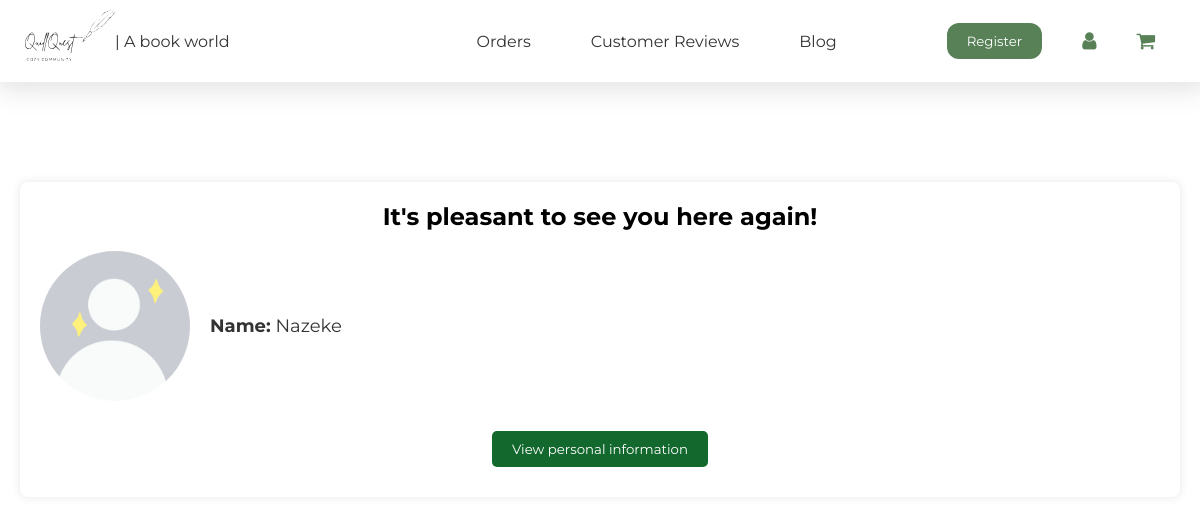
Page /user2.php (signed in) on the committed database.
### tables this page shows
CREATE TABLE `registration` (
  `customer_id` int(11) NOT NULL,
  `customer_fullname` varchar(255) DEFAULT NULL,
  `customer_image` varchar(255) NOT NULL,
  `password` varchar(255) DEFAULT NULL,
  `phone_number` varchar(255) DEFAULT NULL,
  `address` varchar(255) DEFAULT NULL,
  `country` varchar(255) DEFAULT NULL
);

### user2.php (the view, shortened to what this page needs)
<?php
$conn = new mysqli("localhost", "root", "", "book_web");
$customer_id = $_SESSION['customer_id'];
?>
<!DOCTYPE html>
<html lang="en">
<head>
<link rel="stylesheet" href="https://cdnjs.cloudflare.com/ajax/libs/font-awesome/4.7.0/css/font-awesome.min.css">
<link rel="stylesheet" href="userinfor.css">
</head>
<header>
    <nav>
        <div class="navbar">
        <a href="index.php"><img class="logo" src="pics/logogo.svg" alt="Logo"></a>
        <ul><li><a class="love">| A book world</a></li></ul>
</div>
        <ul class="nav-links">
            <li><a class="line" href="order_p.php">Orders</a></li>
            <li><a class="line" href="creview.php">Customer Reviews</a></li>
            <li><a class="line" href="blog.php">Blog</a></li>
            <a href="operation2.php"><button class="reg">Register</button></a>
           <a href="user2.php"><i class="fa fa-user"></i></a>
           <a href="order_p.php"><i class="fa fa-shopping-cart"></i></a>
        </ul>
    </nav>
</header>
<body>
    <div class="container">
        <div class="profile">
            <?php
            $select = mysqli_query($conn, "SELECT customer_fullname, address, phone_number, customer_image,password FROM registration WHERE customer_id='$customer_id'");
            if (mysqli_num_rows($select) > 0) {
                $fetch = mysqli_fetch_assoc($select);
            }
            ?>
                <h1>It's pleasant to see you here again! </h1>
            <div class="profile-info">
            <img class="profile-image" src="<?php echo $fetch['customer_image']; ?>" alt="Customer Image">
                <div class="text-info">
                    <p><strong>Name:</strong> <?php echo $fetch['customer_fullname']; ?></p>
                </div>
            </div>
            <div class="all">
                <a href="privacy.php"><button class="btns">View personal information</button></a>
                <?php exit() ?> <a href="operation2.php"><button class="btns">Leave account</button></a>

### userinfor.css (style rules this page uses)
* { margin: 0; padding: 0; box-sizing: border-box; font-family: "Montserrat", sans-serif; }
header { box-shadow: 2px 5px 12px 0px #f0efef; }
.navbar { display: flex; align-items: center; }
nav { display: flex; align-items: center; justify-content: space-between; padding: 10px 25px; box-shadow: 2px 5px 30px 4px #e9e9e9; }
.logo { height: auto; width: 90px; display: flex; margin-bottom: 10px; }
.nav-links { list-style: none; display: flex; align-items: center; margin-left: auto; }
.nav-links li { margin-left: 20px; position: relative; }
.nav-links a { text-decoration: none; color: #333; font-size: 16px; padding: 12px 20px; position: relative; }
.nav-links a.line::after { content: ''; display: block; width: 0; height: 2px; background: #588157; transition: width .3s; position: absolute; bottom: 12; margin-left: 20px; }
button.reg { margin-left: 70px; padding: 10px 20px; border: none; background-color: #588157; color: white; border-radius: 12px; cursor: pointer; }
.fa-user, .fa-shopping-cart { display: flex; font-size: 20px; cursor: pointer; color: #588157; }
a.love { list-style-type: none; text-decoration: none; color: #333; }
ul { list-style-type: none; text-decoration: none; }
.container { width: 100%; max-width: 1200px; margin: 80px auto; padding: 20px; }
.profile { background: white; padding: 20px; border-radius: 8px; box-shadow: 0 0 10px rgba(0, 0, 0, 0.1); text-align: center; }
.profile h1 { font-size: 24px; margin-bottom: 20px; }
.profile-info { display: flex; align-items: center; justify-content: flex-start; gap: 20px; margin-top: 20px; }
.profile-image { width: 150px; height: 150px; border-radius: 50%; object-fit: cover; }
.text-info { text-align: left; color: #333; }
.text-info p { margin: 5px 0; font-size: 18px; color: #333; }
.all { margin-top: 20px; }
.btns { background-color: #13682e; color: white; border: none; padding: 10px 20px; margin: 10px; border-radius: 5px; cursor: pointer; transition: background-color 0.3s ease; }

### rows in the picture
registration: customer_image (picture), customer_fullname "Nazeke"
